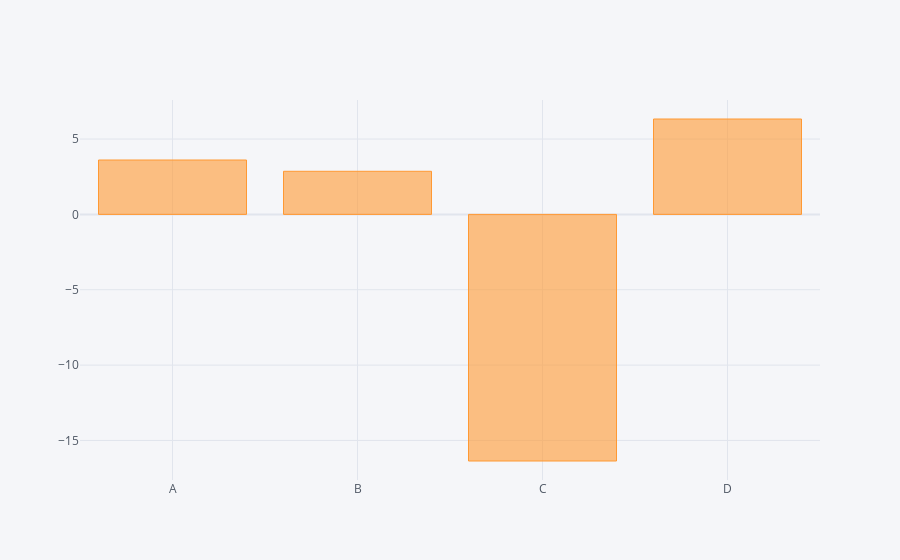

The notebook cell this image was saved under:
### Code cell
df.sum().iplot(kind="bar")

### Figure 1 — Plotly figure (JSON) as saved in the notebook; plotly's stock layout.template omitted (floating-point values rounded to 4 significant figures)
{"data": [{"marker": {"color": "rgba(255, 153, 51, 0.6)", "line": {"color": "rgba(255, 153, 51, 1.0)", "width": 1}}, "name": "None", "orientation": "v", "text": "", "type": "bar", "x": ["A", "B", "C", "D"], "y": [3.61, 2.861, -16.36, 6.331]}], "layout": {"legend": {"bgcolor": "#F5F6F9", "font": {"color": "#4D5663"}}, "paper_bgcolor": "#F5F6F9", "plot_bgcolor": "#F5F6F9", "title": {"font": {"color": "#4D5663"}}, "xaxis": {"gridcolor": "#E1E5ED", "showgrid": true, "tickfont": {"color": "#4D5663"}, "title": {"font": {"color": "#4D5663"}, "text": ""}, "zerolinecolor": "#E1E5ED"}, "yaxis": {"gridcolor": "#E1E5ED", "showgrid": true, "tickfont": {"color": "#4D5663"}, "title": {"font": {"color": "#4D5663"}, "text": ""}, "zerolinecolor": "#E1E5ED"}}}
